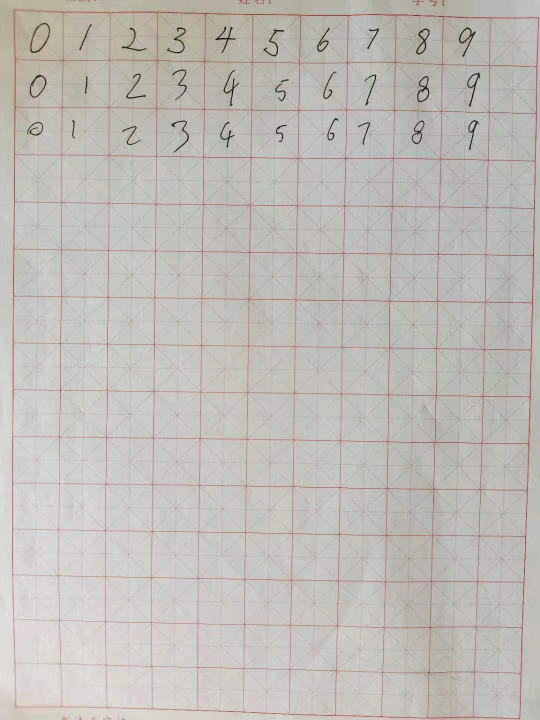
#> input picture data/source/data.jpg, 1080 x 1440 px (shown at 1/2 size)
$ python extract.py
#> lines starting #> are read from the running program, lines starting #| are printed output that depends on the picture; after the words box and inside, x2 and y2 are one past the last pixel; in counts of white or black regions, pixels touching at a corner belong together
import cv2
import numpy as np
from matplotlib import pyplot as plt

path = "./source/data.jpg"
img = cv2.imread(path)
#> img is the input picture: shape (1440, 1080, 3); mean B, G, R 184.3, 188.8, 192.3
img = cv2.cvtColor(img, cv2.COLOR_BGR2RGB)
plt.imshow(img, cmap="gray")

channels = cv2.split(img)
labels = ["red", "green", "blue"]

for i, channel in enumerate(channels):
    plt.subplot(1, 3, i+1)
    plt.imshow(channel, cmap="gray")
    plt.title(labels[i])
#> this loop made 3 passes
plt.show()

_, thresh = cv2.threshold(channels[0], 85, 255, cv2.THRESH_BINARY_INV)
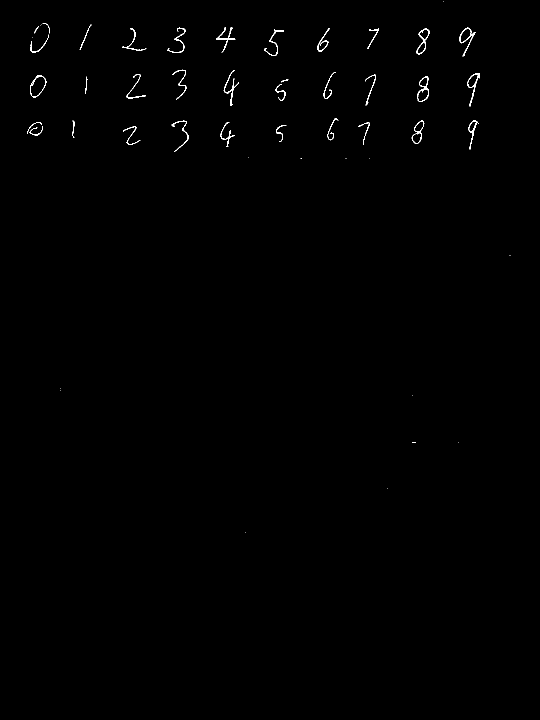
#> thresh: shape (1440, 1080) (shown at 1/2 size); 0.36% white in thin lines or dots, all inside (x1, y1, x2, y2) = (55, 3, 1022, 1066)

plt.imshow(thresh, cmap="gray")
plt.title("Red channel Tresh")


kernel_size = (4, 4)
kernel = np.ones(kernel_size, np.uint8)
dilate = cv2.dilate(thresh, kernel, iterations=2)
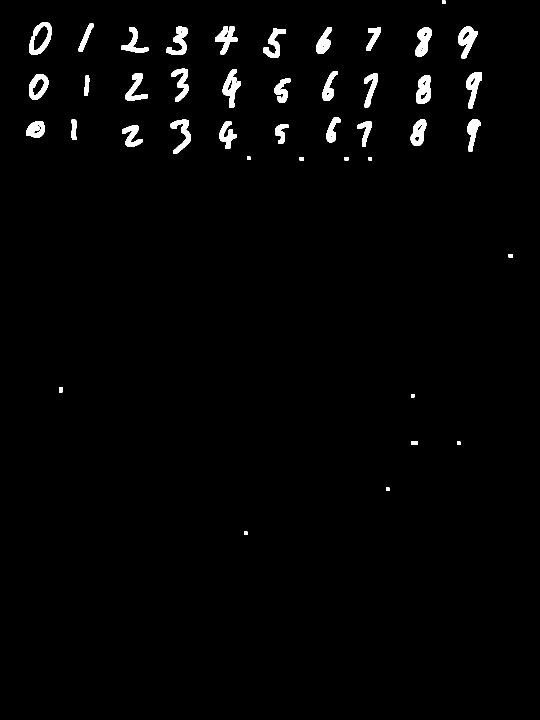
#> dilate: shape (1440, 1080) (shown at 1/2 size); 1.9% white; 42 white regions, largest, box (x1, y1, x2, y2) and area: (916, 53, 956, 117) 1301, (445, 139, 482, 216) 1297, (59, 44, 104, 109) 1290

plt.imshow(dilate, cmap="gray")
plt.title("Red channel dilate")


def extract_peek(array_vals, min_vals=10, min_rect=5):
    extract_points = []
    start_point = None
    end_point = None
    for i, point in enumerate(array_vals):
        if point > min_vals and start_point == None:
            start_point = i
        elif point < min_vals and start_point != None:
            end_point = i

        if start_point != None and end_point != None:
            extract_points.append((start_point, end_point))
            start_point = None
            end_point = None

    for point in extract_points:
        if point[1] - point[0] < min_rect:
            extract_points.remove(point)
    return extract_points

def find_borders(img):
    hori_vals = np.sum(img, axis=1)
    hori_points = extract_peek(hori_vals)
    rows = []

    for hori_point in hori_points:
        extract_img = img[hori_point[0]:hori_point[1], :]
        vec_vals = np.sum(extract_img, axis=0)
        vec_points = extract_peek(vec_vals, min_rect=0)
        borders = []
        for vect_point in vec_points:
            border = [(vect_point[0], hori_point[0]),(vect_point[1], hori_point[1])]
            borders.append(border)
        borders.sort(key=lambda x: x[0][0])
        if len(borders) == 10:
            rows.append(borders)

    rows.sort(key=lambda x: x[0][0][1])
    return rows

rows = find_borders(dilate)
#> in find_borders, `hori_vals = np.sum(img, axis=1)`: hori_vals = 1440 values, max 54570 at index 62, min 0 at index 0, mean 5148.9
#> the loop in extract_peek, `for i, point in enumerate(array_vals):` made 1440 passes
#> point on passes 1 to 12: 0, 1785, 1785, 1785, 1785, 1785, 1785, 1785, 0, 0, 0, 0
#> after the loop in extract_peek, `for i, point in enumerate(array_vals):`: extract_points = [(1, 8), (44, 117), (137, 217), (235, 308), (313, 321), (508, 515), (774, 785), (788, 795), (882, 890), (975, 982), (1063, 1070)]
#> the loop in extract_peek, `for point in extract_points:` made 11 passes
#> in find_borders, `hori_points = extract_peek(hori_vals)`: hori_points has the same summary as extract_points in extract_peek
#> the loop in find_borders, `for hori_point in hori_points:` made 11 passes
#> (hori_point, vec_points) on passes 1, 5, 6, 7, 8, 9, 10, 11: ((1, 8), [(884, 891)]), ((313, 321), [(494, 501), (599, 608), (689, 697), (737, 744)]), ((508, 515), [(1017, 1026)]), ((774, 785), [(118, 125)]), ((788, 795), [(822, 829)]), ((882, 890), [(822, 836), (914, 921)]), ((975, 982), [(772, 779)]), ((1063, 1070), [(488, 495)])
#> pass 2, in find_borders, `extract_img = img[hori_point[0]:hori_point[1], :]`:
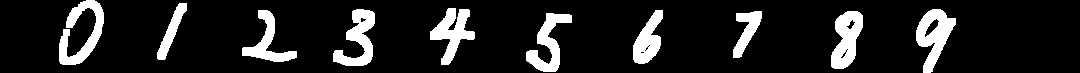
#> extract_img: shape (73, 1080); 13.1% white; 10 white regions, largest, box (x1, y1, x2, y2) and area: (916, 9, 956, 73) 1301, (59, 0, 104, 65) 1290, (831, 11, 863, 69) 1196
#> pass 3, in find_borders, `extract_img = img[hori_point[0]:hori_point[1], :]`:
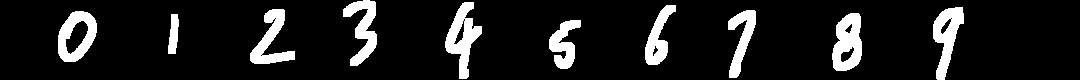
#> extract_img: shape (80, 1080); 11.4% white; 10 white regions, largest, box (x1, y1, x2, y2) and area: (445, 2, 482, 79) 1297, (832, 13, 862, 71) 1242, (933, 7, 964, 80) 1157
#> after the loop in find_borders, `for hori_point in hori_points:`: rows = 3 items
#> rows = 3 items

print(len(rows))
#| 3
result = cv2.cvtColor(dilate, cv2.COLOR_GRAY2RGB)
for row in rows:
    for border in row:
        cv2.rectangle(result, border[0], border[1], (0, 150, 200), 5)
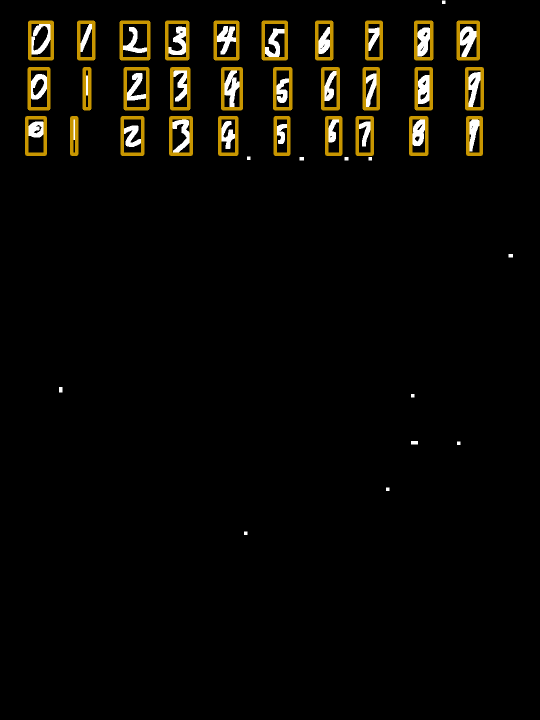
#> result: shape (1440, 1080, 3) (shown at 1/2 size); mean B, G, R 4.2, 8.6, 10

plt.imshow(result, cmap="gray")
plt.title("Borders")

size = (28, 28)
img_data = np.zeros((len(rows), 10, size[0], size[0], 1), dtype='uint8')
bin = dilate

for i, row in enumerate(rows):
    for j, border in enumerate(row):
        border_img = bin[border[0][1]:border[1][1], border[0][0]:border[1][0]]
        extend_piexl = (max(border_img.shape) - min(border_img.shape)) // 2
        target_img = cv2.copyMakeBorder(border_img, 7, 7, extend_piexl + 7, extend_piexl + 7, cv2.BORDER_CONSTANT)
        target_img = cv2.resize(target_img, size)
        target_img = np.expand_dims(target_img, axis=-1)
        img_data[i, j] = target_img
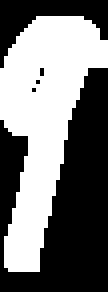
#> border_img: shape (73, 27) (shown 4 times larger); 46.3% white; 1 white region, box (x1, y1, x2, y2) and area: (0, 4, 27, 68) 912

img_data = img_data.reshape((-1, 28, 28, 1))
label_data = np.array(range(10))
label_data = np.tile(label_data, len(rows))
#> label_data = 30 values, max 9 at index 9, min 0 at index 0, mean 4.5

shuffle_index = np.random.permutation(img_data.shape[0])
img_data = img_data[shuffle_index]
label_data = label_data[shuffle_index]
#> label_data = 30 values, max 9 at index 17, min 0 at index 3, mean 4.5

for i in range(3):
    plt.subplot(2, 3, i+1)
    plt.imshow(img_data[i], cmap="gray")
    plt.title(label_data[i])
plt.show()
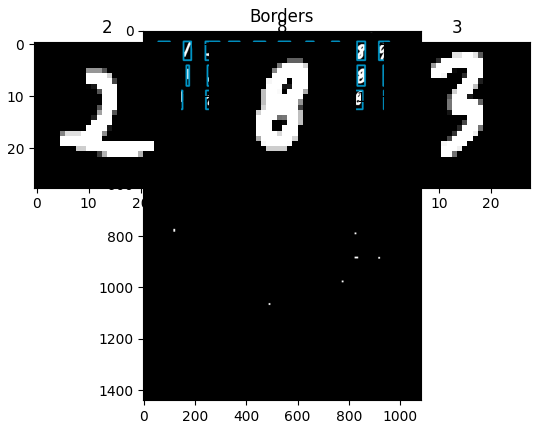
#> figure drawn by matplotlib, 4 panels; B, G, R data is drawn as R, G, B

np.save("image_data.npy", img_data)
np.save("label_data.npy", label_data)
